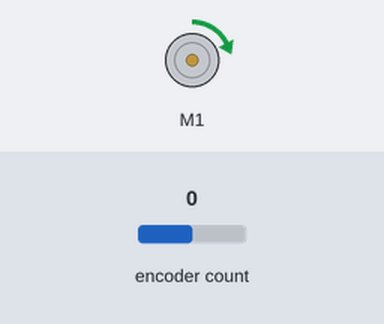
A sketch run on a simulated Arduino Uno, built with avr-gcc and run on an emulated ATmega328P. Shown: DC motor (green arrow = forward, orange = backward, longer = faster). Inputs (shaded band) come from the test bench; at power-on: encoder count 0. What the sketch prints to the serial monitor is not drawn.

Above: at 0.1 s.
Timing chart, 0 to 1.6 s (numbered marks = the images above):
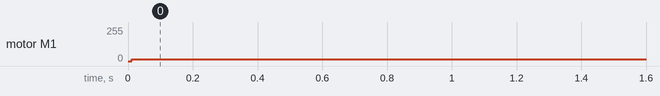

The sketch:

SEED_Control.ino
```cpp
// TODO Arduino.h is just for using CLion, you can remove it in yours
#include <Encoder.h>
#include <DualMC33926MotorShield.h>

#define ENC_A 3
#define ENC_B 5
#define RESET_PIN 3

Encoder myEnc(ENC_A, ENC_B);
DualMC33926MotorShield md;

double angleWant = 2 * 3.14; //1 rotation for testing
// TODO PI is a constant so you can use PI instead of 3.14

double angleNow = 0;
double error;

const double KP = 4.1156;
const double KI = 0.37071;

int CONTROL_SAMPLE_TIME = 10; //this should be constant 10 ms
int currentTime = 0; //this should be current time

int integral = 0; //this will be the case until it is very small
int mtrCtrl = KP * error + KI * integral;


void setup() {
  // put your setup code here, to run once:
  Serial.begin(115200);
  Serial.println("Dual MC33926 Motor Shield");
  md.init();
  pinMode(RESET_PIN, INPUT); //do i need this?
  // I dont think so
  Serial.print("Angle Wanted: ");//setup
  Serial.println(angleWant);
}

void loop() {
  // I need to implement this to run every 10 ms(Time1)
  if (millis() >= currentTime + CONTROL_SAMPLE_TIME) {

    // TODO this
    currentTime += CONTROL_SAMPLE_TIME;
    // is the same as
    // currentTime = currentTime + CONTROL_SAMPLE_TIME
    angleNow = (myEnc.read()) * (3.14 / 1590); //gets angle in radians

    Serial.println(angleNow);
    error = angleWant - angleNow;
    Serial.println(error);

    if (error < 5) { //no idea what this value should be I will figure it out //if it is jerky too much, else too little
      integral = integral + (error * CONTROL_SAMPLE_TIME) / 100;
    }
    else {
      integral = 0;
    }
    //KP and KI were simulated and don't need kd
    mtrCtrl = KP * error + KI * integral;

    if (mtrCtrl < 400 & mtrCtrl > 0) { //I based max speed on experiment and found 11.198 rad/sec is max speed
      //what do I put in here
    }

    // TODO limit the maximum output directly, like this:
    if(mtrCtrl > 400) {
      mtrCtrl = 400;
    }
    else if(mtrCtrl < -400) {
      mtrCtrl = -400;
    }
  }
  // Setting the motor speed should be outside the sample time if statement
  md.setM1Speed(mtrCtrl);
}
```

Measured:
- by itself, motor M1: stopped → forward 15/255 at 0.01 s
